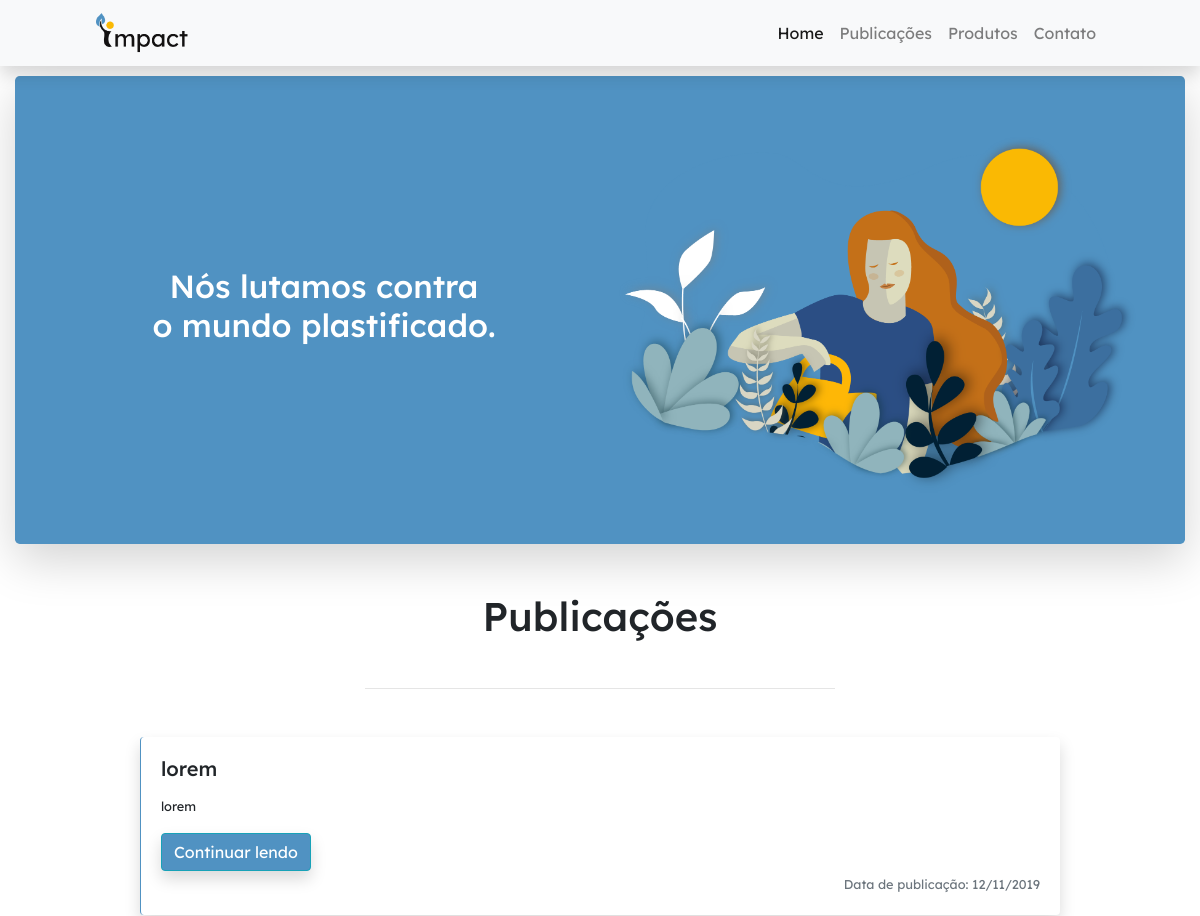
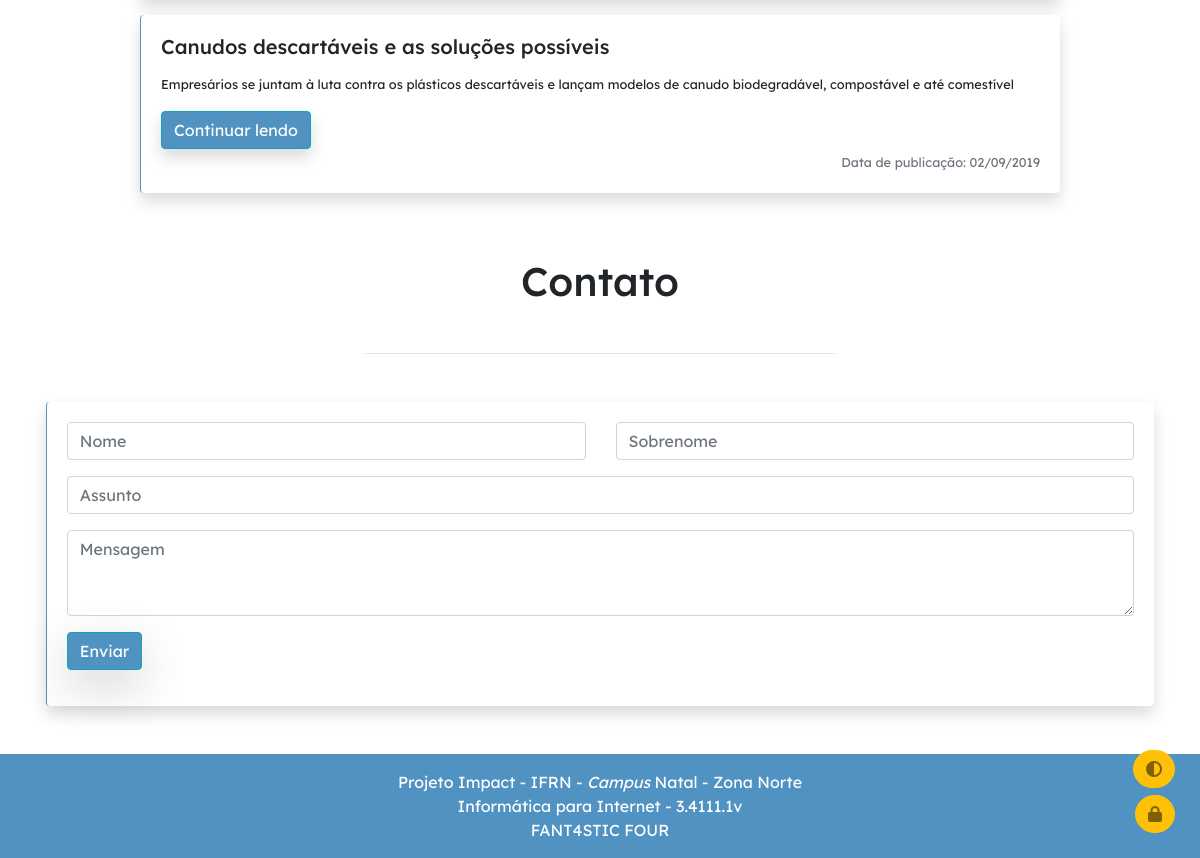
The page / on the database its author committed (2 pictures, top to bottom).
### tables this page shows
CREATE TABLE `publicacoes` (
  `id` int(11) NOT NULL,
  `titulo` varchar(100) NOT NULL,
  `descricao` varchar(300) NOT NULL,
  `texto_completo` text NOT NULL,
  `data_publicacao` datetime NOT NULL,
  `anexo` varchar(200) NOT NULL
);

### application/controllers/Home.php (called while the page is built, shortened)
<?php
class Home extends CI_Controller {
	public function index()
	{
		$this->load->model('publicacoes_model', 'publicacoes');
		$data['publicacoes'] = $this->publicacoes->getPublicacoes();
		$this->load->view('index', $data);
	}
}

### index.php (called while the page is built, shortened)
<?php
require_once BASEPATH.'core/CodeIgniter.php';

### application/models/Publicacoes_model.php (called while the page is built, shortened)
<?php
class Publicacoes_model extends CI_Model
{
	public function getPublicacoes()
	{
		$this->db->order_by('id','DESC');
		$query = $this->db->get('publicacoes');
		return $query->result();
	}
}

### application/views/index.php (the view, shortened to what this page needs)
<!DOCTYPE html>
<html lang="pt-BR">
  <head>
    <link rel="stylesheet" href="https://stackpath.bootstrapcdn.com/bootstrap/4.3.1/css/bootstrap.min.css">
  </head>
  <body class=" mt-5 pt-1">
    <button id="dark-mode" class="btn btn-warning text-black-50 floating2"><i class="fas fa-adjust"></i></button>
    <a title="Área do Administrador" href="login" class="btn btn-warning text-black-50 floating"><i class="fas fa-lock"></i></a>
    <nav class="navbar navbar-expand-lg  fixed-top shadow navbar-light bg-light px-5">
    	<a id="navbar-brand" class="navbar-brand ml-5" href="#">
         <img id="logo" src="<?php echo base_url();?>/assets/img/logo.png" height="40">
      </a>
	  <div class="collapse navbar-collapse" id="navbarSupportedContent">
	    <ul class="navbar-nav ml-auto mr-5">
	      <li class="nav-item active">
	        <a class="nav-link" href="#">Home</a>
	      </li>
	      <li class="nav-item">
	        <a class="nav-link" href="#publicacoes" data-smooth="#publicacoes">Publicações</a>
	      </li>
	      <li class="nav-item">
	        <a class="nav-link" href="produtos">Produtos</a>
	      </li>
        <li class="nav-item">
          <a class="nav-link" href="#contato">Contato</a>
        </li>
	    </ul>
	  </div>
	</nav>
    <section id="Home">
        <div class="container-fluid mt-4">
            <div class="carousel bg-info shadow-lg rounded-lg p-5">
                <div class="row align-items-center">
                    <div class="col-md-6">
                        <h2 class="text-center text-white">Nós lutamos contra <br>o mundo plastificado.</h2>
                    </div>
                    <div class="col-md-6">
                        <img src="<?php echo base_url();?>/assets/img/home-impact.png" class="img-fluid">
                    </div>
                </div>
            </div>
        </div>
    </section>
    <section class="mt-5">
        <h1 class="text-center mt-5 mb-5">Publicações</h1>
        <div class="col-5 mt-5 mx-auto"><hr></div>
        <div class="container-fluid my-5">
            <div class="container">
                <div class="row">
                  <?php $contador = 0;
                      foreach ($publicacoes as $publicacao) { ?>
                        <div class="col-md-10 mx-auto">
                          <div class="card mb-3 border-left border-info border-top-0 border-bottom-0 border-right-0 shadow">
                            <div class="card-body">
                              <h5 class="card-title"><?php echo $publicacao->titulo ?></h5>
                              <p class="card-text"><small><?php echo $publicacao->descricao ?></small></p>
                              <a href="publicacao/?id=<?php echo $publicacao->id;?>" class="btn btn-info shadow">Continuar lendo</a>
                              <p class="card-text text-right"><small class="text-muted"><?php
                                $sampleDate = $publicacao->data_publicacao;
                                $convertDate = date("d/m/Y", strtotime($sampleDate));
                                echo "Data de publicação: ",$convertDate;
                               ?></small></p>
                            </div>
                          </div>
                        </div>
                  <?php $contador++;}?>
                </div><span id="contato"></span>
            </div>
        </div>
    </section>
    <section class="mt-5">
        <h1 class="text-center mt-5 mb-5">Contato</h1>
        <div class="col-5 mt-5 mx-auto"><hr></div>
        <div class="container mt-5">
            <div class="row">
              <div class="card mx-auto mb-5 shadow border-right-0 border-bottom-0 border-top-0 border-info">
                <div class="card-body">
                  <form>
                    <div class="row">
                      <div class="col mb-3">
                        <input type="text" class="form-control" placeholder="Nome">
                      </div>
                      <div class="col mb-3">
                        <input type="text" class="form-control" placeholder="Sobrenome">
                      </div>
                      <div class="col-md-12 mb-3">
                        <input type="text" class="form-control" placeholder="Assunto">
                      </div>
                      <div class="col-md-12 mb-3">
                        <textarea class="form-control" placeholder="Mensagem" rows="3"></textarea>
                      </div>
                      <div class="col-md-12 mb-3">
                        <button type="submit" class="btn btn-info shadow-lg">Enviar</button>
                      </div>
                    </div>
                  </form>
                </div>
              </div>
            </div>
        </div>
    </section>
    <footer class="footer mt-auto py-3 bg-info">
      <div class="container text-center">
        <span class="text-white">Projeto Impact - IFRN - <i>Campus</i> Natal - Zona Norte</span><br>
        <span class="text-white">Informática para Internet - 3.4111.1v</span><br>
        <span class="text-white">FANT4STIC FOUR</span>
      </div>
    </footer>
  </body>
</html>

### application/views/index.php (style rules this page uses)
* { font-family: 'Lexend Deca', sans-serif }
html { scroll-behavior: smooth }
.bg-info { background-color: #5092c2 !important; }
.btn-info { background-color: #5092c2 !important; }
.border-info { border-color: #5092c2 !important; }
.floating { position: fixed; bottom: 25px; right: 25px; z-index: 1060; border-radius:30px; }
.floating2 { position: fixed; bottom: 70px; right: 25px; z-index: 1060; border-radius:30px; }

### rows shown on the page
publicacoes: titulo "lorem", descricao "lorem", data_publicacao "12/11/2019"
publicacoes: titulo "Canudos descartáveis e as soluções possíveis", descricao "Empresários se juntam à luta contra os plásticos descartáveis e lançam modelos de canudo biodegradável, compostável e até comestível", data_publicacao "02/09/2019"
